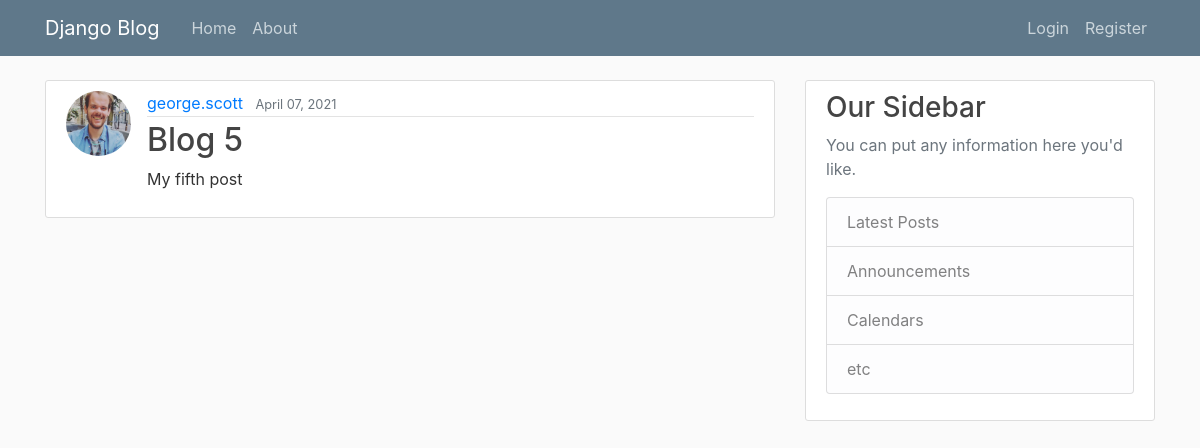
The page /post/5 on the database its author committed.
### blog/models.py (models this page shows, shortened)
class Post(
    models.Model
):  # each class will be its own table (Model) in the database via this inheritance
    title = models.CharField(max_length=100)  # CharField representes a string field
    content = models.TextField()
    date_posted = models.DateTimeField(default=timezone.now)
    author = models.ForeignKey(
        User, on_delete=models.CASCADE
    )  # the on_delete argument is stating that if the user of a post is deleted, their posts should be deleted as well

### users/models.py (models this page shows, shortened)
class Profile(
    models.Model
):  # When creating a new class of item to eb stored on our db, it always inherits from models.Model
    user = models.OneToOneField(
        User, on_delete=models.CASCADE
    )  # The models OneToOneField method denotes a 1-1 relationship between two models.
    image = models.ImageField(
        default="default.png", upload_to="profile_pics"
    )  # In conjunction with the MEDIA_ROOT and MEDIA_URL settings in settings.py, pictures uploaded to user accounts will be uploaded to /media/profile_pics

### blog/views.py (the view)
class PostDetailView(DetailView):
    model = Post  # This tells the view what model to query in order to create the List

### blog/templates/blog/post_detail.html
{% extends "blog/base.html" %}
{% block content %}
    <article class="media content-section">
        <img class="rounded-circle article-img" src="{{ object.author.profile.image.url }}">
        <div class="media-body">
            <div class="article-metadata">
            <a class="mr-2" href="#">{{ object.author }}</a>
            <small class="text-muted">{{ object.date_posted|date:"F d, Y" }}</small>
            </div>
            <h2 class="article-title">{{ object.title }}</h2>
            <p class="article-content">{{ object.content }}</p>
        </div>
    </article>
{% endblock %}

### blog/static/blog/main.css (style rules this page uses)
body { background: #fafafa; color: #333333; margin-top: 5rem; }
h1, h2, h3, h4, h5, h6 { color: #444444; }
.content-section { background: #ffffff; padding: 10px 20px; border: 1px solid #dddddd; border-radius: 3px; margin-bottom: 20px; }
.article-title { color: #444444; }
.article-content { white-space: pre-line; }
.article-img { height: 65px; width: 65px; margin-right: 16px; }
.article-metadata { padding-bottom: 1px; margin-bottom: 4px; border-bottom: 1px solid #e3e3e3; }

### rows shown on the page
Post: author.profile.image (picture), author "george.scott", date_posted "April 07, 2021", title "Blog 5", content "My fifth post"
